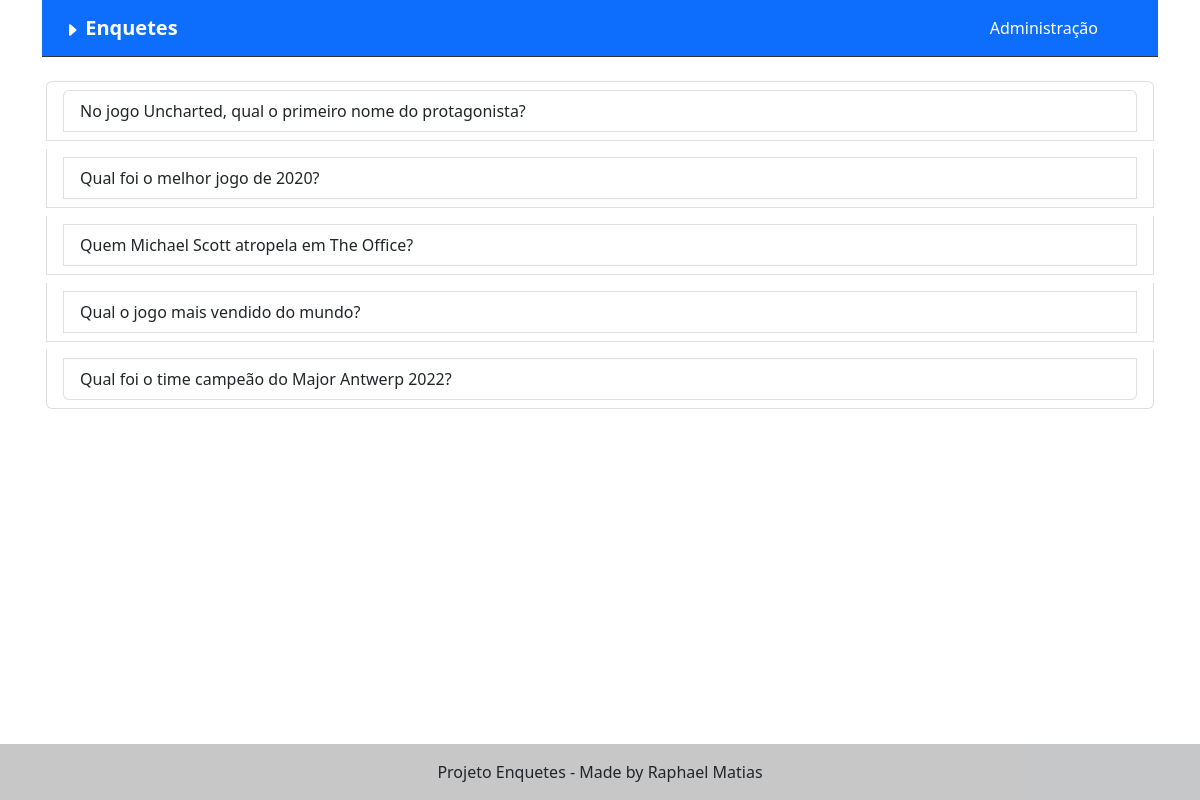
The page / on the database its author committed.
### enquetes/models.py (models this page shows, shortened)
class Question(models.Model):
    question_text = models.CharField(max_length=200)
    pub_date = models.DateTimeField('Data de publicação')

### enquetes/views.py (the view)
# urls.py: path('', views.IndexView.as_view(), name='index'),
class IndexView(generic.ListView):
    template_name = 'enquetes/index.html'
    context_object_name = 'latest_question_list'
    def get_queryset(self):
        return Question.objects.filter(pub_date__lte=timezone.now()
        ).order_by('-pub_date')[:25]

### enquetes/templates/enquetes/index.html (shortened to what this page needs)
{% extends 'base.html' %}
{% block content %}
    {% if latest_question_list %}
    <ul class="list-group">
        {% for question in latest_question_list %}
        <li class="list-group-item m-1">
            <a class"question" class="list-group-item list-group-item-action" href="/enquetes/{{question.id}}/">{{question.question_text}} </a>
        </li>
        {% endfor %}
    </ul>
    {% else %}
        <p>Nenhuma questão disponível.</p>
    {% endif %}
{% endblock content %}

### rows shown on the page
Question: question_text "No jogo Uncharted, qual o primeiro nome do protagonista?"
Question: question_text "Qual foi o melhor jogo de 2020?"
Question: question_text "Quem Michael Scott atropela em The Office?"
Question: question_text "Qual o jogo mais vendido do mundo?"
Question: question_text "Qual foi o time campeão do Major Antwerp 2022?"
